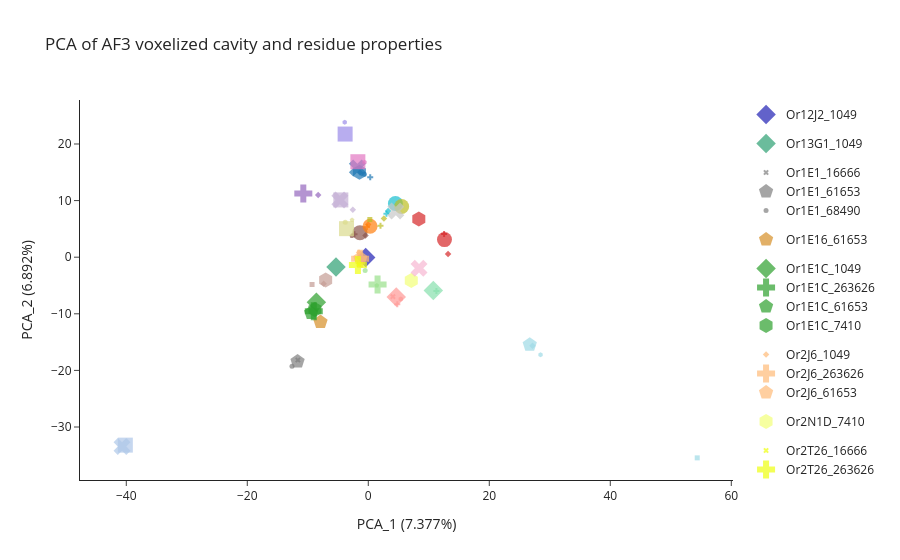

Notebook cell for this chart:
### Code cell
"""
PCA of AF3 voxelized cavity and residue properties 
"""
# Voxelize and pca 
pca_df, variance_ratio = vf.coords_to_voxel_pca(cavity_coords  = Cbc_cav_coords,
                                                residue_coords = Cbc_res_coords,
                                                resolution = 1 )

pS6_OR = pd.read_csv('/mnt/data2/Justice/OR_learning/output/Canonical_bc/AF3/pS6_screen/or_screen.csv', 
                        index_col = 0)
# Merge pS6 information to pca_df 
plot_data = pd.merge(pca_df,pS6_OR, on='or_cid')
plot_data['cid'] = plot_data['cid'].astype(str)


colormap = cf.distinct_colors(plot_data['DL_OR'].unique(), category='tab20')
shape_dict = cf.distinct_shapes(plot_data['cid'].unique())

fig = go.Figure()
for (_OR, _cid), subset in plot_data.groupby(["DL_OR", "cid"]):
    trace_name = f"{_OR}_{_cid}"  # Unique name for each trace
    fig.add_trace(go.Scatter(
        x=subset['PCA_1'],
        y=subset['PCA_2'],
        name=trace_name,  # Unique trace for each (DL_OR, cid)
        marker=dict(size    = 15 if subset.FDR.values[0] < 0.05 else 5, 
                    color   = colormap[_OR], 
                    symbol  = shape_dict[_cid], 
                    opacity = 0.7),
        hovertemplate=f'{_OR}<br>{subset.odor.values[0]}<br>logFC: {subset.logFC.values[0]:.2f}<br>FDR: {subset.FDR.values[0]:.2e}', 
        mode='markers',
        legendgroup= _OR, 
        showlegend=True
    ))

fig.update_layout(template   = 'simple_white', 
                  title_text = 'PCA of AF3 voxelized cavity and residue properties')
fig.update_xaxes(title_text=f"PCA_1 ({100*variance_ratio[0]:.3f}%)")
fig.update_yaxes(title_text=f"PCA_2 ({100*variance_ratio[1]:.3f}%)")

fig.show()
fig.write_html('/mnt/data2/Justice/OR_learning/output/Canonical_bc/AF3/pS6_screen/PCA/PCA_pS6_screen_cav_res.html')

### Figure 1 — Plotly figure (JSON) as saved in the notebook; plotly's stock layout.template omitted (floating-point values rounded to 4 significant figures)
{"data": [{"hovertemplate": "Or12J2<br>Pyridine<br>logFC: 2.03<br>FDR: 6.30e-44", "legendgroup": "Or12J2", "marker": {"color": "#201fb4", "opacity": 0.7, "size": 15, "symbol": "diamond"}, "mode": "markers", "name": "Or12J2_1049", "showlegend": true, "type": "scatter", "x": [-0.4277], "y": [-0.03735]}, {"hovertemplate": "Or13G1<br>Pyridine<br>logFC: 1.87<br>FDR: 6.63e-38", "legendgroup": "Or13G1", "marker": {"color": "#2ca072", "opacity": 0.7, "size": 15, "symbol": "diamond"}, "mode": "markers", "name": "Or13G1_1049", "showlegend": true, "type": "scatter", "x": [-5.333], "y": [-1.729]}, {"hovertemplate": "Or1E1<br>(-)-Menthol<br>logFC: 0.14<br>FDR: 9.87e-01", "legendgroup": "Or1E1", "marker": {"color": "#7f7f7f", "opacity": 0.7, "size": 5, "symbol": "x"}, "mode": "markers", "name": "Or1E1_16666", "showlegend": true, "type": "scatter", "x": [-11.64], "y": [-18.17]}, {"hovertemplate": "Or1E1<br>nTMT<br>logFC: 3.19<br>FDR: 8.88e-20", "legendgroup": "Or1E1", "marker": {"color": "#7f7f7f", "opacity": 0.7, "size": 15, "symbol": "pentagon"}, "mode": "markers", "name": "Or1E1_61653", "showlegend": true, "type": "scatter", "x": [-11.69], "y": [-18.41]}, {"hovertemplate": "Or1E1<br>2-Hydroxy acetophenone<br>logFC: 0.23<br>FDR: 6.73e-01", "legendgroup": "Or1E1", "marker": {"color": "#7f7f7f", "opacity": 0.7, "size": 5, "symbol": "circle"}, "mode": "markers", "name": "Or1E1_68490", "showlegend": true, "type": "scatter", "x": [-12.61], "y": [-19.25]}, {"hovertemplate": "Or1E16<br>nTMT<br>logFC: 2.57<br>FDR: 1.63e-15", "legendgroup": "Or1E16", "marker": {"color": "#d68f27", "opacity": 0.7, "size": 15, "symbol": "pentagon"}, "mode": "markers", "name": "Or1E16_61653", "showlegend": true, "type": "scatter", "x": [-7.901], "y": [-11.45]}, {"hovertemplate": "Or1E1C<br>Pyridine<br>logFC: 3.43<br>FDR: 8.43e-59", "legendgroup": "Or1E1C", "marker": {"color": "#2ca02c", "opacity": 0.7, "size": 15, "symbol": "diamond"}, "mode": "markers", "name": "Or1E1C_1049", "showlegend": true, "type": "scatter", "x": [-8.58], "y": [-7.955]}, {"hovertemplate": "Or1E1C<br>TMT<br>logFC: 2.70<br>FDR: 1.04e-15", "legendgroup": "Or1E1C", "marker": {"color": "#2ca02c", "opacity": 0.7, "size": 15, "symbol": "cross"}, "mode": "markers", "name": "Or1E1C_263626", "showlegend": true, "type": "scatter", "x": [-9.006], "y": [-9.554]}, {"hovertemplate": "Or1E1C<br>nTMT<br>logFC: 3.05<br>FDR: 8.88e-20", "legendgroup": "Or1E1C", "marker": {"color": "#2ca02c", "opacity": 0.7, "size": 15, "symbol": "pentagon"}, "mode": "markers", "name": "Or1E1C_61653", "showlegend": true, "type": "scatter", "x": [-9.436], "y": [-9.846]}, {"hovertemplate": "Or1E1C<br>Acetophenone<br>logFC: 2.66<br>FDR: 1.80e-15", "legendgroup": "Or1E1C", "marker": {"color": "#2ca02c", "opacity": 0.7, "size": 15, "symbol": "hexagon"}, "mode": "markers", "name": "Or1E1C_7410", "showlegend": true, "type": "scatter", "x": [-8.827], "y": [-9.236]}, {"hovertemplate": "Or2J6<br>Pyridine<br>logFC: -0.10<br>FDR: 9.99e-01", "legendgroup": "Or2J6", "marker": {"color": "#ffbb78", "opacity": 0.7, "size": 5, "symbol": "diamond"}, "mode": "markers", "name": "Or2J6_1049", "showlegend": true, "type": "scatter", "x": [-1.531], "y": [0.8423]}, {"hovertemplate": "Or2J6<br>TMT<br>logFC: 2.35<br>FDR: 8.45e-17", "legendgroup": "Or2J6", "marker": {"color": "#ffbb78", "opacity": 0.7, "size": 15, "symbol": "cross"}, "mode": "markers", "name": "Or2J6_263626", "showlegend": true, "type": "scatter", "x": [-1.35], "y": [-0.2958]}, {"hovertemplate": "Or2J6<br>nTMT<br>logFC: 2.19<br>FDR: 1.28e-14", "legendgroup": "Or2J6", "marker": {"color": "#ffbb78", "opacity": 0.7, "size": 15, "symbol": "pentagon"}, "mode": "markers", "name": "Or2J6_61653", "showlegend": true, "type": "scatter", "x": [-1.315], "y": [-0.2137]}, {"hovertemplate": "Or2N1D<br>Acetophenone<br>logFC: 1.73<br>FDR: 1.04e-07", "legendgroup": "Or2N1D", "marker": {"color": "#f2ff78", "opacity": 0.7, "size": 15, "symbol": "hexagon"}, "mode": "markers", "name": "Or2N1D_7410", "showlegend": true, "type": "scatter", "x": [7.106], "y": [-4.101]}, {"hovertemplate": "Or2T26<br>(-)-Menthol<br>logFC: 0.05<br>FDR: 9.90e-01", "legendgroup": "Or2T26", "marker": {"color": "#eeff0e", "opacity": 0.7, "size": 5, "symbol": "x"}, "mode": "markers", "name": "Or2T26_16666", "showlegend": true, "type": "scatter", "x": [-1.564], "y": [-1.288]}, {"hovertemplate": "Or2T26<br>TMT<br>logFC: 2.43<br>FDR: 4.82e-20", "legendgroup": "Or2T26", "marker": {"color": "#eeff0e", "opacity": 0.7, "size": 15, "symbol": "cross"}, "mode": "markers", "name": "Or2T26_263626", "showlegend": true, "type": "scatter", "x": [-1.714], "y": [-1.362]}, {"hovertemplate": "Or4B1D<br>Pyridine<br>logFC: 3.20<br>FDR: 8.05e-39", "legendgroup": "Or4B1D", "marker": {"color": "#ff9896", "opacity": 0.7, "size": 15, "symbol": "diamond"}, "mode": "markers", "name": "Or4B1D_1049", "showlegend": true, "type": "scatter", "x": [4.622], "y": [-7.049]}, {"hovertemplate": "Or4B1D<br>(-)-Menthol<br>logFC: -0.07<br>FDR: 9.90e-01", "legendgroup": "Or4B1D", "marker": {"color": "#ff9896", "opacity": 0.7, "size": 5, "symbol": "x"}, "mode": "markers", "name": "Or4B1D_16666", "showlegend": true, "type": "scatter", "x": [4.07], "y": [-6.971]}, {"hovertemplate": "Or4B1D<br>TMT<br>logFC: 0.47<br>FDR: 1.00e+00", "legendgroup": "Or4B1D", "marker": {"color": "#ff9896", "opacity": 0.7, "size": 5, "symbol": "cross"}, "mode": "markers", "name": "Or4B1D_263626", "showlegend": true, "type": "scatter", "x": [4.797], "y": [-8.311]}, {"hovertemplate": "Or4B1D<br>Acetophenone<br>logFC: 0.41<br>FDR: 5.28e-01", "legendgroup": "Or4B1D", "marker": {"color": "#ff9896", "opacity": 0.7, "size": 5, "symbol": "hexagon"}, "mode": "markers", "name": "Or4B1D_7410", "showlegend": true, "type": "scatter", "x": [5.374], "y": [-7.404]}, {"hovertemplate": "Or4K47<br>TMT<br>logFC: 2.76<br>FDR: 5.27e-12", "legendgroup": "Or4K47", "marker": {"color": "#98df8a", "opacity": 0.7, "size": 15, "symbol": "cross"}, "mode": "markers", "name": "Or4K47_263626", "showlegend": true, "type": "scatter", "x": [1.534], "y": [-4.809]}, {"hovertemplate": "Or4K47<br>nTMT<br>logFC: 0.55<br>FDR: 1.00e+00", "legendgroup": "Or4K47", "marker": {"color": "#98df8a", "opacity": 0.7, "size": 5, "symbol": "pentagon"}, "mode": "markers", "name": "Or4K47_61653", "showlegend": true, "type": "scatter", "x": [1.407], "y": [-5.013]}, {"hovertemplate": "Or4K47<br>2-Hydroxy acetophenone<br>logFC: 0.44<br>FDR: 5.51e-01", "legendgroup": "Or4K47", "marker": {"color": "#98df8a", "opacity": 0.7, "size": 5, "symbol": "circle"}, "mode": "markers", "name": "Or4K47_68490", "showlegend": true, "type": "scatter", "x": [-0.5187], "y": [-2.346]}, {"hovertemplate": "Or4Z4<br>Pyridine<br>logFC: 2.23<br>FDR: 1.72e-16", "legendgroup": "Or4Z4", "marker": {"color": "#86dfad", "opacity": 0.7, "size": 15, "symbol": "diamond"}, "mode": "markers", "name": "Or4Z4_1049", "showlegend": true, "type": "scatter", "x": [10.74], "y": [-5.875]}, {"hovertemplate": "Or4Z4<br>TMT<br>logFC: 0.02<br>FDR: 1.00e+00", "legendgroup": "Or4Z4", "marker": {"color": "#86dfad", "opacity": 0.7, "size": 5, "symbol": "cross"}, "mode": "markers", "name": "Or4Z4_263626", "showlegend": true, "type": "scatter", "x": [11.26], "y": [-5.987]}, {"hovertemplate": "Or5Aq1<br>Pyridine<br>logFC: 0.06<br>FDR: 1.00e+00", "legendgroup": "Or5Aq1", "marker": {"color": "#c5b0d5", "opacity": 0.7, "size": 5, "symbol": "diamond"}, "mode": "markers", "name": "Or5Aq1_1049", "showlegend": true, "type": "scatter", "x": [-2.556], "y": [8.395]}, {"hovertemplate": "Or5Aq1<br>(+)-Menthol<br>logFC: 2.83<br>FDR: 2.36e-54", "legendgroup": "Or5Aq1", "marker": {"color": "#c5b0d5", "opacity": 0.7, "size": 15, "symbol": "square"}, "mode": "markers", "name": "Or5Aq1_165675", "showlegend": true, "type": "scatter", "x": [-4.539], "y": [10.12]}, {"hovertemplate": "Or5Aq1<br>(-)-Menthol<br>logFC: 2.93<br>FDR: 5.18e-46", "legendgroup": "Or5Aq1", "marker": {"color": "#c5b0d5", "opacity": 0.7, "size": 15, "symbol": "x"}, "mode": "markers", "name": "Or5Aq1_16666", "showlegend": true, "type": "scatter", "x": [-4.705], "y": [10.1]}, {"hovertemplate": "Or5B118<br>Pyridine<br>logFC: -0.94<br>FDR: 7.84e-01", "legendgroup": "Or5B118", "marker": {"color": "#c49c94", "opacity": 0.7, "size": 5, "symbol": "diamond"}, "mode": "markers", "name": "Or5B118_1049", "showlegend": true, "type": "scatter", "x": [-7.377], "y": [-4.706]}, {"hovertemplate": "Or5B118<br>(+)-Menthol<br>logFC: -0.31<br>FDR: 9.12e-01", "legendgroup": "Or5B118", "marker": {"color": "#c49c94", "opacity": 0.7, "size": 5, "symbol": "square"}, "mode": "markers", "name": "Or5B118_165675", "showlegend": true, "type": "scatter", "x": [-9.294], "y": [-4.821]}, {"hovertemplate": "Or5B118<br>Acetophenone<br>logFC: 2.42<br>FDR: 2.90e-04", "legendgroup": "Or5B118", "marker": {"color": "#c49c94", "opacity": 0.7, "size": 15, "symbol": "hexagon"}, "mode": "markers", "name": "Or5B118_7410", "showlegend": true, "type": "scatter", "x": [-7.046], "y": [-4.019]}, {"hovertemplate": "Or5P1<br>(-)-Menthol<br>logFC: 2.18<br>FDR: 3.50e-21", "legendgroup": "Or5P1", "marker": {"color": "#f7b6d2", "opacity": 0.7, "size": 15, "symbol": "x"}, "mode": "markers", "name": "Or5P1_16666", "showlegend": true, "type": "scatter", "x": [8.386], "y": [-1.94]}, {"hovertemplate": "Or5P78<br>Pyridine<br>logFC: 0.08<br>FDR: 1.00e+00", "legendgroup": "Or5P78", "marker": {"color": "#9edae5", "opacity": 0.7, "size": 5, "symbol": "diamond"}, "mode": "markers", "name": "Or5P78_1049", "showlegend": true, "type": "scatter", "x": [27.14], "y": [-15.64]}, {"hovertemplate": "Or5P78<br>(+)-Menthol<br>logFC: 0.07<br>FDR: 9.85e-01", "legendgroup": "Or5P78", "marker": {"color": "#9edae5", "opacity": 0.7, "size": 5, "symbol": "square"}, "mode": "markers", "name": "Or5P78_165675", "showlegend": true, "type": "scatter", "x": [54.37], "y": [-35.45]}, {"hovertemplate": "Or5P78<br>nTMT<br>logFC: 2.79<br>FDR: 1.26e-13", "legendgroup": "Or5P78", "marker": {"color": "#9edae5", "opacity": 0.7, "size": 15, "symbol": "pentagon"}, "mode": "markers", "name": "Or5P78_61653", "showlegend": true, "type": "scatter", "x": [26.68], "y": [-15.46]}, {"hovertemplate": "Or5P78<br>Acetophenone<br>logFC: -0.09<br>FDR: 9.44e-01", "legendgroup": "Or5P78", "marker": {"color": "#9edae5", "opacity": 0.7, "size": 5, "symbol": "hexagon"}, "mode": "markers", "name": "Or5P78_7410", "showlegend": true, "type": "scatter", "x": [28.47], "y": [-17.22]}, {"hovertemplate": "Or7A36<br>Pyridine<br>logFC: -0.49<br>FDR: 7.31e-01", "legendgroup": "Or7A36", "marker": {"color": "#9467bd", "opacity": 0.7, "size": 5, "symbol": "diamond"}, "mode": "markers", "name": "Or7A36_1049", "showlegend": true, "type": "scatter", "x": [-8.285], "y": [10.97]}, {"hovertemplate": "Or7A36<br>TMT<br>logFC: 2.51<br>FDR: 3.58e-12", "legendgroup": "Or7A36", "marker": {"color": "#9467bd", "opacity": 0.7, "size": 15, "symbol": "cross"}, "mode": "markers", "name": "Or7A36_263626", "showlegend": true, "type": "scatter", "x": [-10.74], "y": [11.26]}, {"hovertemplate": "Or8A1B<br>Pyridine<br>logFC: -0.15<br>FDR: 1.00e+00", "legendgroup": "Or8A1B", "marker": {"color": "#8c564b", "opacity": 0.7, "size": 5, "symbol": "diamond"}, "mode": "markers", "name": "Or8A1B_1049", "showlegend": true, "type": "scatter", "x": [-0.4607], "y": [3.839]}, {"hovertemplate": "Or8A1B<br>TMT<br>logFC: -0.42<br>FDR: 1.00e+00", "legendgroup": "Or8A1B", "marker": {"color": "#8c564b", "opacity": 0.7, "size": 5, "symbol": "cross"}, "mode": "markers", "name": "Or8A1B_263626", "showlegend": true, "type": "scatter", "x": [-2.278], "y": [4.068]}, {"hovertemplate": "Or8A1B<br>nTMT<br>logFC: 0.53<br>FDR: 1.00e+00", "legendgroup": "Or8A1B", "marker": {"color": "#8c564b", "opacity": 0.7, "size": 5, "symbol": "pentagon"}, "mode": "markers", "name": "Or8A1B_61653", "showlegend": true, "type": "scatter", "x": [-2.718], "y": [3.752]}, {"hovertemplate": "Or8A1B<br>2-Hydroxy acetophenone<br>logFC: 3.53<br>FDR: 1.75e-33", "legendgroup": "Or8A1B", "marker": {"color": "#8c564b", "opacity": 0.7, "size": 15, "symbol": "circle"}, "mode": "markers", "name": "Or8A1B_68490", "showlegend": true, "type": "scatter", "x": [-1.377], "y": [4.334]}, {"hovertemplate": "Or8B35<br>Pyridine<br>logFC: 0.54<br>FDR: 8.28e-01", "legendgroup": "Or8B35", "marker": {"color": "#17becf", "opacity": 0.7, "size": 5, "symbol": "diamond"}, "mode": "markers", "name": "Or8B35_1049", "showlegend": true, "type": "scatter", "x": [3.283], "y": [8.155]}, {"hovertemplate": "Or8B35<br>TMT<br>logFC: -0.24<br>FDR: 1.00e+00", "legendgroup": "Or8B35", "marker": {"color": "#17becf", "opacity": 0.7, "size": 5, "symbol": "cross"}, "mode": "markers", "name": "Or8B35_263626", "showlegend": true, "type": "scatter", "x": [2.998], "y": [7.672]}, {"hovertemplate": "Or8B35<br>2-Hydroxy acetophenone<br>logFC: 4.27<br>FDR: 1.38e-34", "legendgroup": "Or8B35", "marker": {"color": "#17becf", "opacity": 0.7, "size": 15, "symbol": "circle"}, "mode": "markers", "name": "Or8B35_68490", "showlegend": true, "type": "scatter", "x": [4.484], "y": [9.474]}, {"hovertemplate": "Or8B40<br>Pyridine<br>logFC: -0.42<br>FDR: 9.57e-01", "legendgroup": "Or8B40", "marker": {"color": "#ff7f0e", "opacity": 0.7, "size": 5, "symbol": "diamond"}, "mode": "markers", "name": "Or8B40_1049", "showlegend": true, "type": "scatter", "x": [-0.02089], "y": [5.789]}, {"hovertemplate": "Or8B40<br>TMT<br>logFC: -0.55<br>FDR: 1.00e+00", "legendgroup": "Or8B40", "marker": {"color": "#ff7f0e", "opacity": 0.7, "size": 5, "symbol": "cross"}, "mode": "markers", "name": "Or8B40_263626", "showlegend": true, "type": "scatter", "x": [-0.2172], "y": [5.347]}, {"hovertemplate": "Or8B40<br>2-Hydroxy acetophenone<br>logFC: 3.04<br>FDR: 4.70e-22", "legendgroup": "Or8B40", "marker": {"color": "#ff7f0e", "opacity": 0.7, "size": 15, "symbol": "circle"}, "mode": "markers", "name": "Or8B40_68490", "showlegend": true, "type": "scatter", "x": [0.2923], "y": [5.456]}, {"hovertemplate": "Or8B41<br>Pyridine<br>logFC: 0.38<br>FDR: 9.71e-01", "legendgroup": "Or8B41", "marker": {"color": "#bcbd22", "opacity": 0.7, "size": 5, "symbol": "diamond"}, "mode": "markers", "name": "Or8B41_1049", "showlegend": true, "type": "scatter", "x": [2.589], "y": [6.848]}, {"hovertemplate": "Or8B41<br>(+)-Menthol<br>logFC: -0.32<br>FDR: 9.18e-01", "legendgroup": "Or8B41", "marker": {"color": "#bcbd22", "opacity": 0.7, "size": 5, "symbol": "square"}, "mode": "markers", "name": "Or8B41_165675", "showlegend": true, "type": "scatter", "x": [0.2541], "y": [6.659]}, {"hovertemplate": "Or8B41<br>TMT<br>logFC: 0.80<br>FDR: 1.00e+00", "legendgroup": "Or8B41", "marker": {"color": "#bcbd22", "opacity": 0.7, "size": 5, "symbol": "cross"}, "mode": "markers", "name": "Or8B41_263626", "showlegend": true, "type": "scatter", "x": [2.016], "y": [5.551]}, {"hovertemplate": "Or8B41<br>2-Hydroxy acetophenone<br>logFC: 4.93<br>FDR: 3.12e-26", "legendgroup": "Or8B41", "marker": {"color": "#bcbd22", "opacity": 0.7, "size": 15, "symbol": "circle"}, "mode": "markers", "name": "Or8B41_68490", "showlegend": true, "type": "scatter", "x": [5.514], "y": [8.966]}, {"hovertemplate": "Or8B49<br>Pyridine<br>logFC: 0.07<br>FDR: 1.00e+00", "legendgroup": "Or8B49", "marker": {"color": "#1f77b4", "opacity": 0.7, "size": 5, "symbol": "diamond"}, "mode": "markers", "name": "Or8B49_1049", "showlegend": true, "type": "scatter", "x": [-1.376], "y": [14.94]}, {"hovertemplate": "Or8B49<br>(-)-Menthol<br>logFC: 3.21<br>FDR: 4.31e-20", "legendgroup": "Or8B49", "marker": {"color": "#1f77b4", "opacity": 0.7, "size": 15, "symbol": "x"}, "mode": "markers", "name": "Or8B49_16666", "showlegend": true, "type": "scatter", "x": [-1.804], "y": [15.77]}, {"hovertemplate": "Or8B49<br>TMT<br>logFC: 0.15<br>FDR: 1.00e+00", "legendgroup": "Or8B49", "marker": {"color": "#1f77b4", "opacity": 0.7, "size": 5, "symbol": "cross"}, "mode": "markers", "name": "Or8B49_263626", "showlegend": true, "type": "scatter", "x": [0.3181], "y": [14.13]}, {"hovertemplate": "Or8B49<br>2-Hydroxy acetophenone<br>logFC: 0.39<br>FDR: 5.72e-01", "legendgroup": "Or8B49", "marker": {"color": "#1f77b4", "opacity": 0.7, "size": 5, "symbol": "circle"}, "mode": "markers", "name": "Or8B49_68490", "showlegend": true, "type": "scatter", "x": [-0.6501], "y": [14.66]}, {"hovertemplate": "Or8B49<br>Acetophenone<br>logFC: 1.65<br>FDR: 1.57e-03", "legendgroup": "Or8B49", "marker": {"color": "#1f77b4", "opacity": 0.7, "size": 15, "symbol": "hexagon"}, "mode": "markers", "name": "Or8B49_7410", "showlegend": true, "type": "scatter", "x": [-1.461], "y": [15.0]}, {"hovertemplate": "Or8B56<br>Pyridine<br>logFC: 0.22<br>FDR: 9.18e-01", "legendgroup": "Or8B56", "marker": {"color": "#d62728", "opacity": 0.7, "size": 5, "symbol": "diamond"}, "mode": "markers", "name": "Or8B56_1049", "showlegend": true, "type": "scatter", "x": [13.18], "y": [0.5629]}, {"hovertemplate": "Or8B56<br>TMT<br>logFC: -0.82<br>FDR: 8.96e-01", "legendgroup": "Or8B56", "marker": {"color": "#d62728", "opacity": 0.7, "size": 5, "symbol": "cross"}, "mode": "markers", "name": "Or8B56_263626", "showlegend": true, "type": "scatter", "x": [12.53], "y": [4.11]}, {"hovertemplate": "Or8B56<br>2-Hydroxy acetophenone<br>logFC: 2.87<br>FDR: 2.32e-30", "legendgroup": "Or8B56", "marker": {"color": "#d62728", "opacity": 0.7, "size": 15, "symbol": "circle"}, "mode": "markers", "name": "Or8B56_68490", "showlegend": true, "type": "scatter", "x": [12.59], "y": [3.111]}, {"hovertemplate": "Or8B56<br>Acetophenone<br>logFC: 3.06<br>FDR: 3.10e-06", "legendgroup": "Or8B56", "marker": {"color": "#d62728", "opacity": 0.7, "size": 15, "symbol": "hexagon"}, "mode": "markers", "name": "Or8B56_7410", "showlegend": true, "type": "scatter", "x": [8.35], "y": [6.752]}, {"hovertemplate": "Or8B57<br>(-)-Menthol<br>logFC: 1.74<br>FDR: 6.51e-09", "legendgroup": "Or8B57", "marker": {"color": "#c7c7c7", "opacity": 0.7, "size": 15, "symbol": "x"}, "mode": "markers", "name": "Or8B57_16666", "showlegend": true, "type": "scatter", "x": [4.551], "y": [8.15]}, {"hovertemplate": "Or8G17<br>(+)-Menthol<br>logFC: 3.59<br>FDR: 4.61e-28", "legendgroup": "Or8G17", "marker": {"color": "#e377c2", "opacity": 0.7, "size": 15, "symbol": "square"}, "mode": "markers", "name": "Or8G17_165675", "showlegend": true, "type": "scatter", "x": [-1.723], "y": [16.87]}, {"hovertemplate": "Or8G17<br>Acetophenone<br>logFC: 0.04<br>FDR: 9.77e-01", "legendgroup": "Or8G17", "marker": {"color": "#e377c2", "opacity": 0.7, "size": 5, "symbol": "hexagon"}, "mode": "markers", "name": "Or8G17_7410", "showlegend": true, "type": "scatter", "x": [-0.6295], "y": [16.75]}, {"hovertemplate": "Or8G18<br>(+)-Menthol<br>logFC: 2.69<br>FDR: 6.65e-16", "legendgroup": "Or8G18", "marker": {"color": "#9b8be8", "opacity": 0.7, "size": 15, "symbol": "square"}, "mode": "markers", "name": "Or8G18_165675", "showlegend": true, "type": "scatter", "x": [-3.831], "y": [21.75]}, {"hovertemplate": "Or8G18<br>Acetophenone<br>logFC: -0.09<br>FDR: 9.50e-01", "legendgroup": "Or8G18", "marker": {"color": "#9b8be8", "opacity": 0.7, "size": 5, "symbol": "hexagon"}, "mode": "markers", "name": "Or8G18_7410", "showlegend": true, "type": "scatter", "x": [-3.894], "y": [23.86]}, {"hovertemplate": "Or8G21<br>(+)-Menthol<br>logFC: 3.50<br>FDR: 9.71e-19", "legendgroup": "Or8G21", "marker": {"color": "#dbdb8d", "opacity": 0.7, "size": 15, "symbol": "square"}, "mode": "markers", "name": "Or8G21_165675", "showlegend": true, "type": "scatter", "x": [-3.598], "y": [5.041]}, {"hovertemplate": "Or8G21<br>nTMT<br>logFC: 0.86<br>FDR: 1.00e+00", "legendgroup": "Or8G21", "marker": {"color": "#dbdb8d", "opacity": 0.7, "size": 5, "symbol": "pentagon"}, "mode": "markers", "name": "Or8G21_61653", "showlegend": true, "type": "scatter", "x": [-2.682], "y": [6.561]}, {"hovertemplate": "Or8G21<br>2-Hydroxy acetophenone<br>logFC: 0.49<br>FDR: 5.83e-01", "legendgroup": "Or8G21", "marker": {"color": "#dbdb8d", "opacity": 0.7, "size": 5, "symbol": "circle"}, "mode": "markers", "name": "Or8G21_68490", "showlegend": true, "type": "scatter", "x": [-3.81], "y": [6.182]}, {"hovertemplate": "Or8G30<br>(+)-Menthol<br>logFC: 3.06<br>FDR: 1.75e-18", "legendgroup": "Or8G30", "marker": {"color": "#aec7e8", "opacity": 0.7, "size": 15, "symbol": "square"}, "mode": "markers", "name": "Or8G30_165675", "showlegend": true, "type": "scatter", "x": [-40.16], "y": [-33.2]}, {"hovertemplate": "Or8G30<br>(-)-Menthol<br>logFC: 3.19<br>FDR: 2.02e-12", "legendgroup": "Or8G30", "marker": {"color": "#aec7e8", "opacity": 0.7, "size": 15, "symbol": "x"}, "mode": "markers", "name": "Or8G30_16666", "showlegend": true, "type": "scatter", "x": [-40.7], "y": [-33.46]}], "layout": {"title": {"text": "PCA of AF3 voxelized cavity and residue properties"}, "xaxis": {"title": {"text": "PCA_1 (7.377%)"}}, "yaxis": {"title": {"text": "PCA_2 (6.892%)"}}}}
